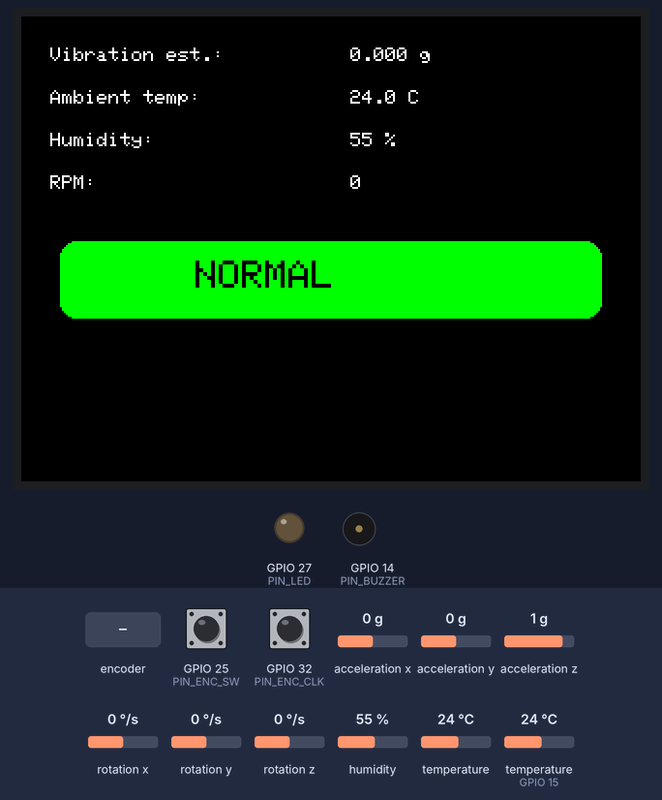
Bench run of a sketch on a simulated ESP32. On the bench: 320×240 colour display, output pins drawn as LEDs (lit = HIGH), buzzer (waves = sounding, pin HIGH). The test bench sets the inputs (shaded band); at power-on: acceleration x 0 g, GPIO 25 (PIN_ENC_SW) HIGH, acceleration z 1 g, temperature (sensor on GPIO 15) 24 °C, GPIO 32 (PIN_ENC_CLK) HIGH, acceleration y 0 g, rotation x 0 °/s, rotation y 0 °/s, rotation z 0 °/s, humidity 55 %, temperature 24 °C. WiFi joins after 1.5 s; servers stay silent unless stated; what the sketch prints to the serial monitor is not drawn.

Above: at 3.6 s.
3.7 s: acceleration x set to -0.2 g
6.0 s: acceleration x set to -0.5 g
At 7.1 s:
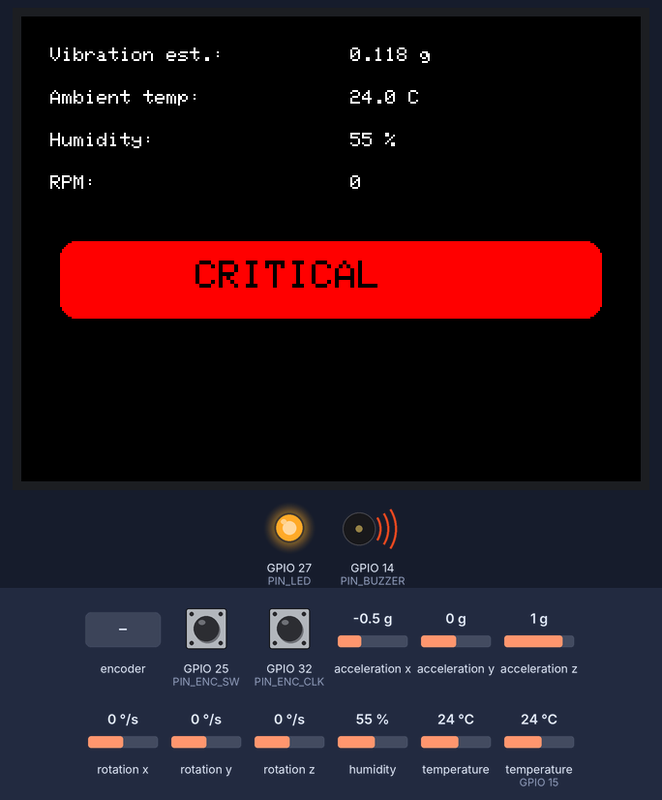
8.0 s: GPIO 25 (PIN_ENC_SW) pulled LOW for 0.15 s
At 8.8 s:
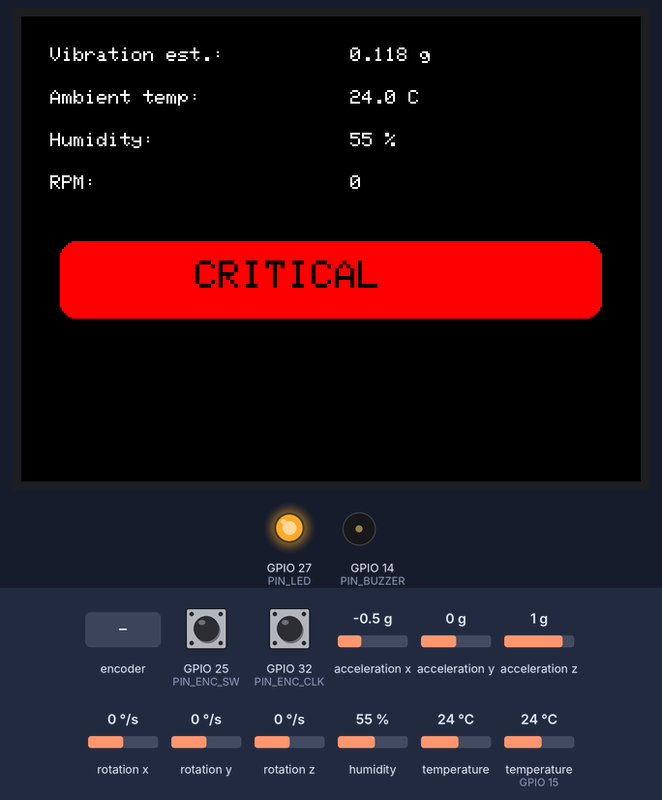
10.0 s: acceleration z set to 0.8 g
At 11.3 s:
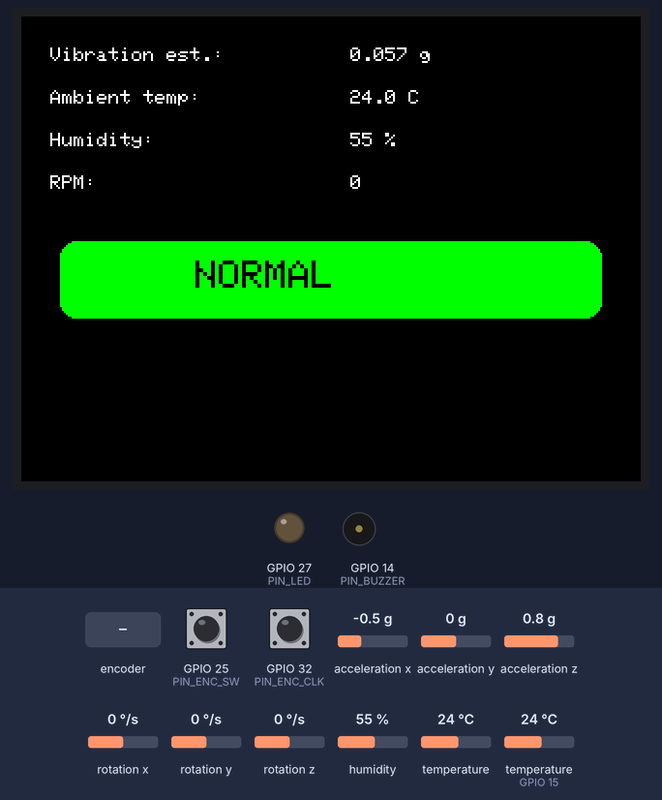
12.0 s: temperature (sensor on GPIO 15) set to 41 °C
At 15.7 s:
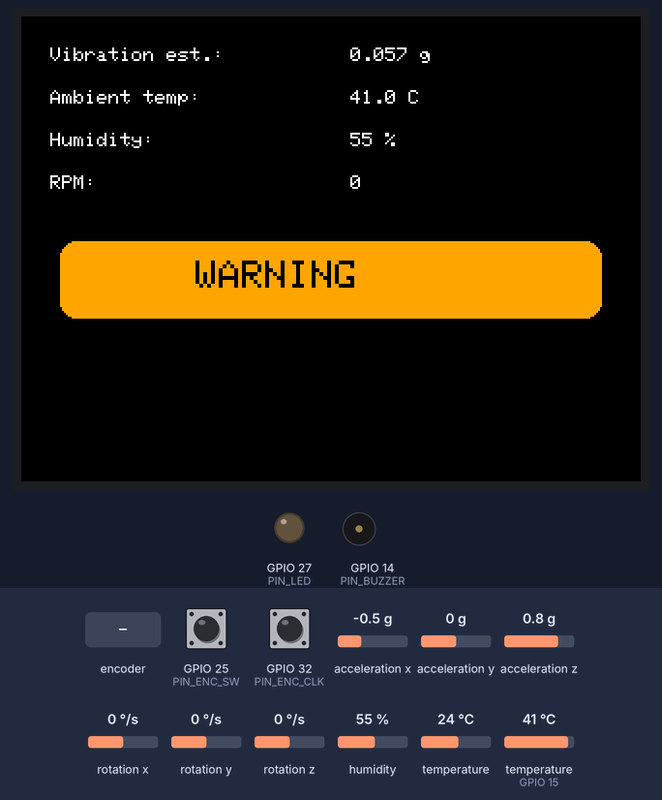
16.0 s: rotary encoder on GPIO 32 (PIN_ENC_CLK) / GPIO 33 (PIN_ENC_DT) turned 3 steps (first pin leading)
Timing chart, 0 to 19.0 s (numbered marks = the images above; inputs shaded):
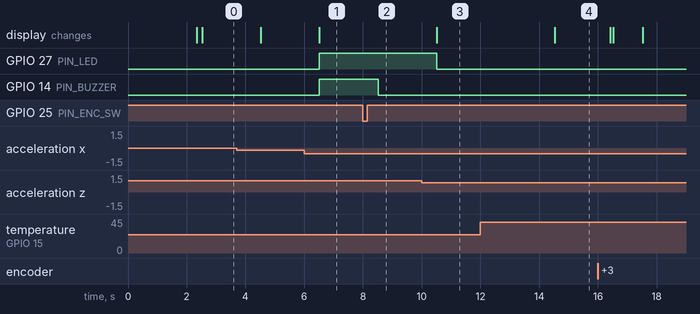

Measured:
- the behaviour switches between -0.3 and -0.4 g on acceleration x (found by bisection; images 0 and 1)
- the behaviour switches between 1 and 0.9 g on acceleration z (found by bisection; images 2 and 3)
- after the input at 6.0 s, GPIO 27 (PIN_LED), GPIO 14 (PIN_BUZZER): LOW → HIGH after 0.52 s; the display: changes after 0.52 s (image 1)
- after the input at 8.0 s, GPIO 14 (PIN_BUZZER): HIGH → LOW after 0.52 s
- after the input at 10.0 s, GPIO 27 (PIN_LED): HIGH → LOW after 0.52 s; the display: changes after 0.52 s (image 3)
- after the input at 12.0 s, the display: changes after 2.5 s (image 4)

The sketch:

machine_health_monitor.ino
```cpp
#include <WiFi.h>
#include <HTTPClient.h>
#include <Wire.h>
#include <Adafruit_GFX.h>
#include <Adafruit_ILI9341.h>
#include <Adafruit_MPU6050.h>
#include <Adafruit_Sensor.h>
#include <DHT.h>
#include <math.h>

// Set credentials locally. Never publish a real ThingSpeak key.
const char* WIFI_SSID = "Wokwi-GUEST";
const char* WIFI_PASSWORD = "";
const char* TS_API_KEY = "YOUR_THINGSPEAK_WRITE_API_KEY";
const unsigned long TS_UPDATE_MS = 20000UL;

#define TFT_CS 5
#define TFT_DC 2
#define TFT_RST 4
#define PIN_DHT22 15
#define PIN_ENC_CLK 32
#define PIN_ENC_DT 33
#define PIN_ENC_SW 25
#define PIN_LED 27
#define PIN_BUZZER 14
#define DHTTYPE DHT22
#define PULSES_PER_REV 20 // Calibrate to your encoder

// Demonstration thresholds only; calibrate on the real machine.
float BASELINE_VIBRATION_G = 0.05f;
const float WARN_PCT = 0.15f;
const float CRIT_PCT = 0.30f;
const float ABS_MAX_VIB = 2.0f;
const float TEMP_WARN_C = 35.0f;
const float TEMP_CRIT_C = 45.0f;

Adafruit_ILI9341 tft(TFT_CS, TFT_DC, TFT_RST);
Adafruit_MPU6050 mpu;
DHT dht(PIN_DHT22, DHTTYPE);

float vibrationG = 0.0f, ambientTempC = 0.0f, humidityPct = 0.0f, rpm = 0.0f;
int healthStatus = 0; // 0 normal, 1 warning, 2 critical
bool buzzerAcked = false, mpuReady = false;
bool dhtTempValid = false, dhtHumidityValid = false;
volatile long encoderPulses = 0;
unsigned long lastRpmCalc = 0, lastRead = 0, lastUpload = 0;

void IRAM_ATTR onEncoderClk() {
  encoderPulses++;
}

void setup() {
  Serial.begin(115200);
  pinMode(PIN_LED, OUTPUT);
  pinMode(PIN_BUZZER, OUTPUT);
  pinMode(PIN_ENC_CLK, INPUT_PULLUP);
  pinMode(PIN_ENC_DT, INPUT_PULLUP);
  pinMode(PIN_ENC_SW, INPUT_PULLUP);
  attachInterrupt(digitalPinToInterrupt(PIN_ENC_CLK), onEncoderClk, FALLING);

  Wire.begin(21, 22);
  mpuReady = mpu.begin();
  if (!mpuReady) {
    Serial.println("MPU6050 not found - check wiring");
  } else {
    mpu.setAccelerometerRange(MPU6050_RANGE_4_G);
    mpu.setFilterBandwidth(MPU6050_BAND_21_HZ);
  }
  dht.begin();

  tft.begin();
  tft.setRotation(1);
  tft.fillScreen(ILI9341_BLACK);
  tft.setTextColor(ILI9341_CYAN, ILI9341_BLACK);
  tft.setTextSize(2);
  tft.setCursor(15, 85);
  tft.println("MACHINE HEALTH");
  tft.setCursor(65, 110);
  tft.println("MONITOR");
  tft.setTextSize(1);
  tft.setCursor(10, 200);
  tft.println("Connecting WiFi...");

  WiFi.mode(WIFI_STA);
  WiFi.begin(WIFI_SSID, WIFI_PASSWORD);
  unsigned long start = millis();
  while (WiFi.status() != WL_CONNECTED && millis() - start < 10000UL) {
    delay(300);
  }
  Serial.println(WiFi.status() == WL_CONNECTED ? "WiFi connected" :
                 "WiFi offline - local mode only");
  delay(600);
  tft.fillScreen(ILI9341_BLACK);
  lastRpmCalc = millis();
}

void loop() {
  unsigned long now = millis();
  if (now - lastRead >= 1000UL) {
    lastRead = now;
    readSensors();
    evaluateHealth();
    updateDisplay();
    driveOutputs();
  }
  if (now - lastUpload >= TS_UPDATE_MS) {
    lastUpload = now;
    uploadToThingSpeak();
  }
  handleAckButton();
}

void readSensors() {
  if (mpuReady) {
    sensors_event_t a, g, temp;
    mpu.getEvent(&a, &g, &temp);
    // Rough acceleration magnitude deviation from 1 g; not vibration RMS.
    float mag = sqrtf(a.acceleration.x * a.acceleration.x +
                      a.acceleration.y * a.acceleration.y +
                      a.acceleration.z * a.acceleration.z) / 9.80665f;
    vibrationG = fabsf(mag - 1.0f);
  }

  float h = dht.readHumidity();
  float t = dht.readTemperature();
  dhtHumidityValid = !isnan(h);
  dhtTempValid = !isnan(t);
  if (dhtHumidityValid) humidityPct = h;
  if (dhtTempValid) ambientTempC = t;

  unsigned long now = millis();
  unsigned long elapsed = now - lastRpmCalc;
  if (elapsed > 0) {
    noInterrupts();
    long pulses = encoderPulses;
    encoderPulses = 0;
    interrupts();
    rpm = (pulses * 60000.0f) / (PULSES_PER_REV * (float)elapsed);
    lastRpmCalc = now;
  }
}

void evaluateHealth() {
  float vibDevPct = 0.0f;
  if (BASELINE_VIBRATION_G > 0.0f) {
    vibDevPct = (vibrationG - BASELINE_VIBRATION_G) / BASELINE_VIBRATION_G;
  }
  int previousStatus = healthStatus;
  if (vibrationG >= ABS_MAX_VIB ||
      (dhtTempValid && ambientTempC >= TEMP_CRIT_C) ||
      vibDevPct >= CRIT_PCT) {
    healthStatus = 2;
  } else if ((dhtTempValid && ambientTempC >= TEMP_WARN_C) ||
             vibDevPct >= WARN_PCT) {
    healthStatus = 1;
  } else {
    healthStatus = 0;
  }
  if (healthStatus != previousStatus && healthStatus > 0) {
    buzzerAcked = false;
  }
}

void driveOutputs() {
  digitalWrite(PIN_LED, healthStatus == 2 ? HIGH : LOW);
  digitalWrite(PIN_BUZZER, (healthStatus == 2 && !buzzerAcked) ? HIGH : LOW);
}

void handleAckButton() {
  static unsigned long lastPress = 0;
  static bool previousPressed = false;
  bool pressed = digitalRead(PIN_ENC_SW) == LOW;
  if (pressed && !previousPressed && millis() - lastPress > 300UL) {
    buzzerAcked = true;
    lastPress = millis();
  }
  previousPressed = pressed;
}

uint16_t statusColor() {
  if (healthStatus == 2) return ILI9341_RED;
  if (healthStatus == 1) return ILI9341_ORANGE;
  return ILI9341_GREEN;
}

void updateDisplay() {
  tft.fillRect(0, 0, 320, 240, ILI9341_BLACK);
  tft.setTextColor(ILI9341_WHITE, ILI9341_BLACK);
  tft.setTextSize(1);
  int y = 16;

  tft.setCursor(15, y); tft.print("Vibration est.:");
  tft.setCursor(170, y); tft.println(String(vibrationG, 3) + " g"); y += 22;
  tft.setCursor(15, y); tft.print("Ambient temp:");
  tft.setCursor(170, y);
  if (dhtTempValid) tft.println(String(ambientTempC, 1) + " C");
  else tft.println("Sensor error");
  y += 22;
  tft.setCursor(15, y); tft.print("Humidity:");
  tft.setCursor(170, y);
  if (dhtHumidityValid) tft.println(String(humidityPct, 0) + " %");
  else tft.println("Sensor error");
  y += 22;
  tft.setCursor(15, y); tft.print("RPM:");
  tft.setCursor(170, y); tft.println(String(rpm, 0)); y += 34;

  uint16_t c = statusColor();
  tft.fillRoundRect(20, y, 280, 40, 8, c);
  tft.setTextColor(ILI9341_BLACK, c);
  tft.setTextSize(2);
  const char* label = healthStatus == 2 ? "CRITICAL" :
                      healthStatus == 1 ? "WARNING" : "NORMAL";
  tft.setCursor(90, y + 10);
  tft.println(label);
  tft.setTextSize(1);
}

void uploadToThingSpeak() {
  if (WiFi.status() != WL_CONNECTED) return;
  if (String(TS_API_KEY) == "YOUR_THINGSPEAK_WRITE_API_KEY") {
    Serial.println("Set your ThingSpeak Write API Key before uploading.");
    return;
  }
  HTTPClient http;
  String url = String("http://api.thingspeak.com/update?api_key=") + TS_API_KEY +
               "&field1=" + String(vibrationG, 3) +
               "&field2=" + String(ambientTempC, 1) +
               "&field3=" + String(humidityPct, 1) +
               "&field4=" + String(rpm, 0) +
               "&field5=" + String(healthStatus);
  http.begin(url);
  int code = http.GET();
  Serial.println("ThingSpeak upload HTTP code: " + String(code));
  if (code > 0) Serial.println("ThingSpeak response: " + http.getString());
  http.end();
}
```
